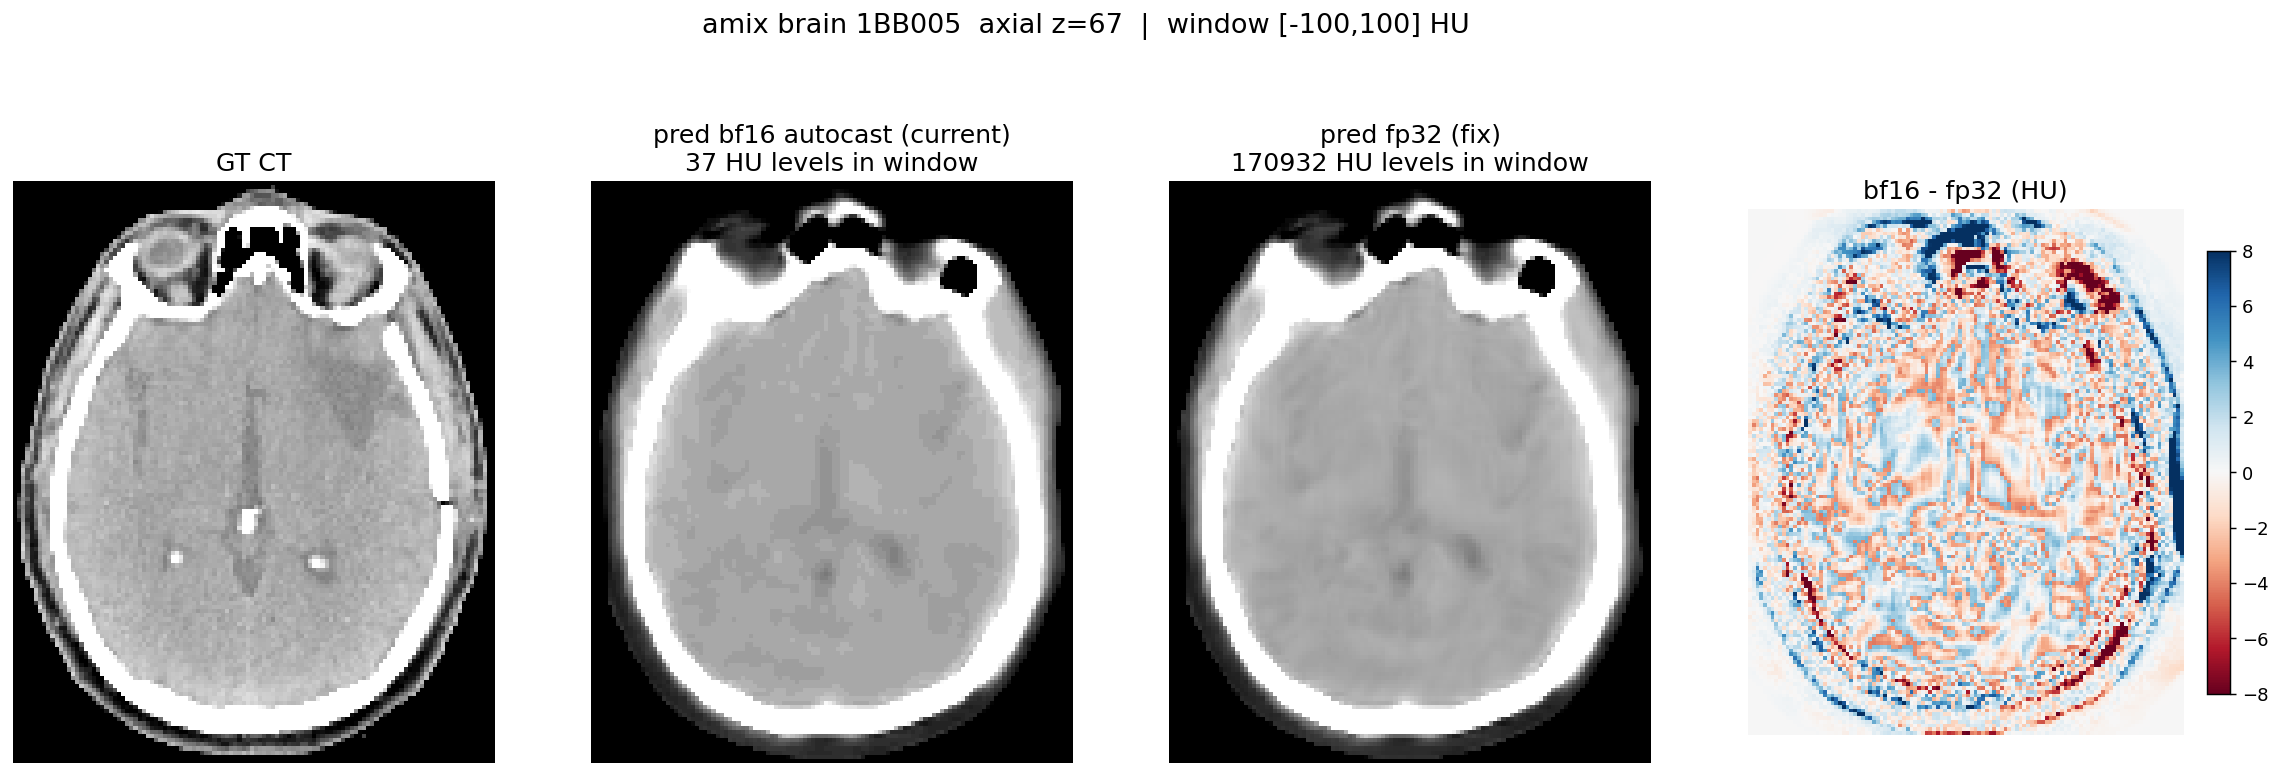

This figure's Python source:
"""One-off: amix brain inference, bf16-autocast vs fp32, brain window [-100,100] HU.

Reuses src/amix/validate.py model-building so the forward pass is identical to
the real validator; the ONLY difference between the two panels is the autocast
wrapper around sliding_window_inference.
"""
import os
import sys

import matplotlib
matplotlib.use("Agg")
import matplotlib.pyplot as plt
import numpy as np
import torch

sys.path.insert(0, os.path.abspath(os.path.join(os.path.dirname(__file__), "..", "src")))
from monai.data import DataLoader, PersistentDataset
from monai.data.utils import pickle_hashing
from monai.inferers import sliding_window_inference

from amix.validate import build_amix_models, make_combined_forward
from common.data import (
    build_data_dicts,
    default_monai_cache_dir,
    get_cached_transforms,
)
from common.utils import clean_state_dict, unpad

CKPT = "/gpfs/accounts/jjparkcv_root/jjparkcv98/minsukc/MRI2CT/wandb_logs/runs/20260509_1413_6hjye9gp/checkpoint_last.pt"
SUBJ = "1BB005"
OUT = "/home/minsukc/MRI2CT/notebooks/bf16_vs_fp32_brain.png"
device = torch.device("cuda")


@torch.inference_mode()
def infer(combined, mri, val_ps, overlap, bsz, use_bf16):
    if use_bf16:
        with torch.autocast(device_type="cuda", dtype=torch.bfloat16):
            return sliding_window_inference(
                inputs=mri, roi_size=(val_ps,) * 3, sw_batch_size=bsz,
                predictor=combined, overlap=overlap, device=device).float()
    return sliding_window_inference(
        inputs=mri, roi_size=(val_ps,) * 3, sw_batch_size=bsz,
        predictor=combined, overlap=overlap, device=device).float()


def main():
    ckpt = torch.load(CKPT, map_location=device, weights_only=False)
    cfg = ckpt.get("config", {}) or {}
    feat, translator, res_mult = build_amix_models(cfg, device)
    translator.load_state_dict(clean_state_dict(ckpt["model_state_dict"]), strict=True)
    translator.eval()
    combined = make_combined_forward(feat, translator, cfg)

    val_xform = get_cached_transforms(
        patch_size=cfg.get("patch_size", 128), res_mult=res_mult, enforce_ras=True,
        mri_norm=cfg.get("mri_norm", "minmax"),
        ct_range=tuple(cfg.get("ct_range", (-1024, 1024))),
        load_seg=False, load_body_mask=True,
    )
    dicts = build_data_dicts(cfg.get("root_dir"), [SUBJ], load_seg=False, load_body_mask=True)
    ds = PersistentDataset(data=dicts, transform=val_xform,
                           cache_dir=default_monai_cache_dir(), hash_transform=pickle_hashing)
    batch = next(iter(DataLoader(ds, batch_size=1, shuffle=False, num_workers=0)))

    mri = batch["mri"].to(device).float()
    ct = batch["ct"].to(device).float()
    orig_shape = batch["original_shape"][0].tolist()
    val_ps = cfg.get("val_patch_size", 256)
    overlap = cfg.get("val_sw_overlap", 0.25)
    bsz = cfg.get("val_sw_batch_size", 1)

    pred_bf16 = unpad(infer(combined, mri, val_ps, overlap, bsz, True), orig_shape)
    pred_fp32 = unpad(infer(combined, mri, val_ps, overlap, bsz, False), orig_shape)
    ct_u = unpad(ct, orig_shape)

    to_hu = lambda t: (t * 2048.0 - 1024.0).cpu().numpy().squeeze()
    bf16_hu, fp32_hu, gt_hu = to_hu(pred_bf16), to_hu(pred_fp32), to_hu(ct_u)

    # count distinct HU levels inside the window for the caption
    def nlev(v):
        w = v[(v > -100) & (v < 100)]
        return np.unique(np.round(w, 3)).size

    # pick the axial slice with the most soft-tissue voxels (in-window) and crop
    # to the body bounding box on that slice so brain parenchyma banding is visible.
    inwin = ((gt_hu > -100) & (gt_hu < 100)).sum(axis=(0, 1))
    z = int(np.argmax(inwin))
    rows = np.any(gt_hu[:, :, z] > -500, axis=1)
    cols = np.any(gt_hu[:, :, z] > -500, axis=0)
    r0, r1 = np.where(rows)[0][[0, -1]]
    c0, c1 = np.where(cols)[0][[0, -1]]
    sl = lambda v: np.rot90(v[r0:r1 + 1, c0:c1 + 1, z])

    fig, ax = plt.subplots(1, 4, figsize=(22, 7))
    for a in ax:
        a.axis("off")
    ax[0].imshow(sl(gt_hu), cmap="gray", vmin=-100, vmax=100, interpolation="nearest")
    ax[0].set_title("GT CT", fontsize=14)
    ax[1].imshow(sl(bf16_hu), cmap="gray", vmin=-100, vmax=100, interpolation="nearest")
    ax[1].set_title(f"pred bf16 autocast (current)\n{nlev(bf16_hu)} HU levels in window", fontsize=14)
    ax[2].imshow(sl(fp32_hu), cmap="gray", vmin=-100, vmax=100, interpolation="nearest")
    ax[2].set_title(f"pred fp32 (fix)\n{nlev(fp32_hu)} HU levels in window", fontsize=14)
    d = ax[3].imshow(sl(bf16_hu) - sl(fp32_hu), cmap="RdBu", vmin=-8, vmax=8, interpolation="nearest")
    ax[3].set_title("bf16 - fp32 (HU)", fontsize=14)
    fig.colorbar(d, ax=ax[3], fraction=0.046)
    fig.suptitle(f"amix brain {SUBJ}  axial z={z}  |  window [-100,100] HU", y=1.0, fontsize=15)
    fig.savefig(OUT, dpi=130, bbox_inches="tight")
    print(f"wrote {OUT}")
    print(f"bf16 window levels={nlev(bf16_hu)}  fp32 window levels={nlev(fp32_hu)}")
    print(f"whole-vol uniq: bf16={np.unique(bf16_hu).size}  fp32={np.unique(fp32_hu).size}")


if __name__ == "__main__":
    main()
